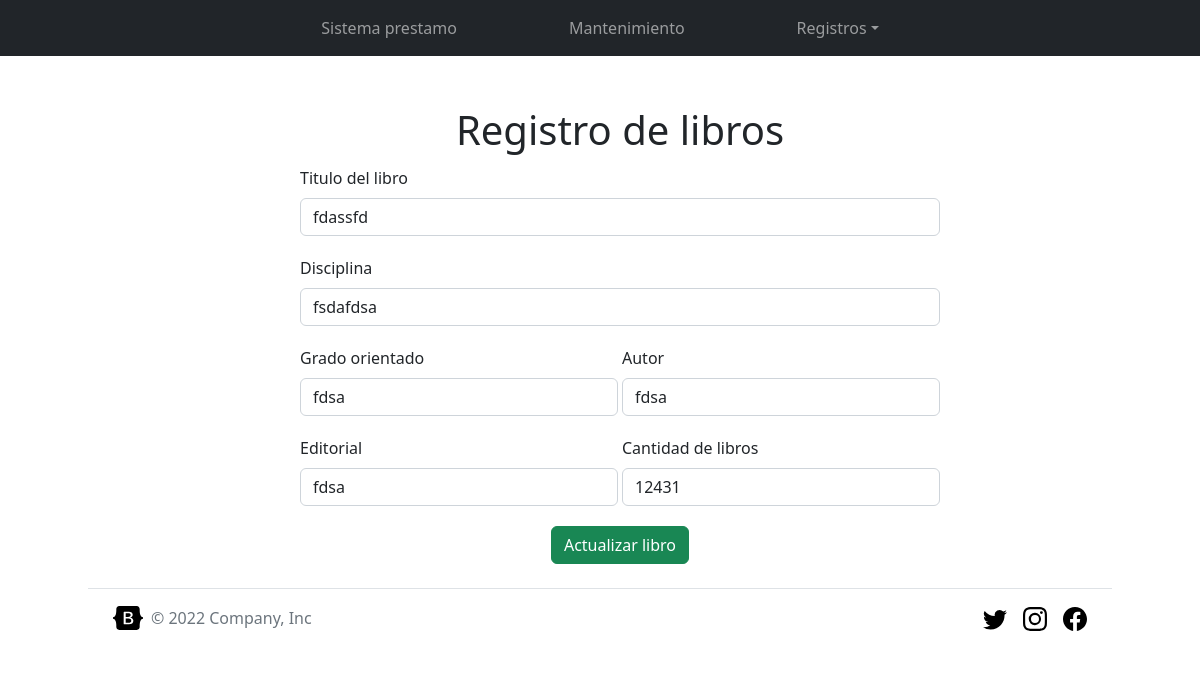
Before: /Views/update_book.php?id=0 with the older database file.
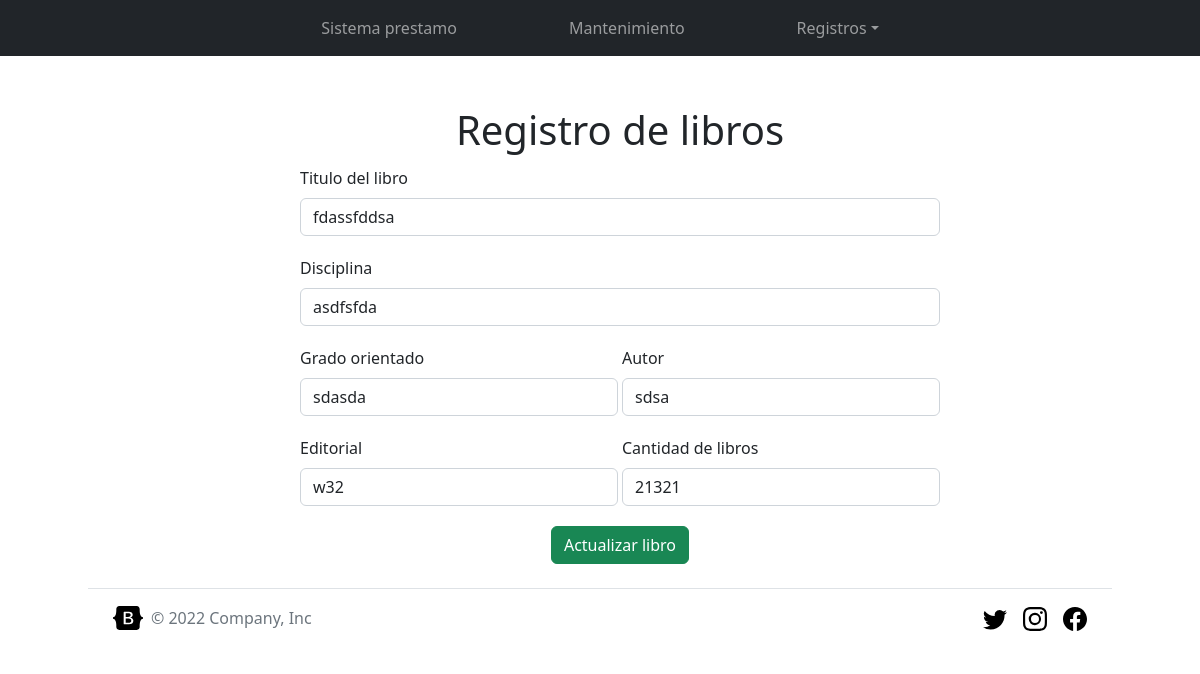
After: the same page with the newer database file.
### tables this page shows
CREATE TABLE `register_books` (
  `id_book` int(11) NOT NULL,
  `title_book` varchar(255) NOT NULL,
  `discipline_book` varchar(255) NOT NULL,
  `level_book` varchar(255) NOT NULL,
  `author_book` varchar(255) NOT NULL,
  `editorial_book` varchar(255) NOT NULL,
  `amount_book` int(100) NOT NULL
);

### Controllers/Book_Controller.php (called while the page is built, shortened)
<?php
require_once("../Models/book_model.php");
class Book_Controller{
    private $book;
    public function __construct(){
        $this->book = new book_model();
    }
    public function read(){
        return $this->book->read();
    }
}

### Models/book_model.php (called while the page is built, shortened)
<?php
require_once("Model.php");
class book_model extends Model
{
    public function read($id = "")
    {
        if ($id != "") {
            $query = "SELECT * FROM register_books WHERE id_book = $id";
        } else {
            $query = "SELECT * FROM register_books";
        }
        $results = $this->get_query($query);
        array_pop($results);
        return $results;
    }
}

### Models/Model.php (called while the page is built, shortened)
<?php
abstract class Model {
    private static $db_host = "localhost";
    private static $db_user = "root";
    private static $db_pass = "";
    private static $db_charset = "utf8";
    private static $db_name = "loan_system";
    private $conn;
    protected $rows = [];
    private function db_open(){
        $this->conn = new mysqli(
            self::$db_host,
            self::$db_user,
            self::$db_pass,
            self::$db_name
        );
        $this->conn->set_charset(self::$db_charset);
    }
    protected function get_query($query){
        $result = $this->conn->query($query);
        while($this->rows[] = $result->fetch_assoc());
        return $this->rows;
    }
}

### Views/update_book.php (the view, shortened to what this page needs)
<?php
require('../Controllers/Book_Controller.php');
$controller = new Book_Controller();
$books_array = $controller->read();
?>
<?php include('./header.php'); ?>
<?php include('./nav-bar.php') ?>
<main>
    <div class="container_form">
        <form class="row g-1"  method="POST">
            <h1 class="text-center">Registro de libros</h1>
            <div class="form-group mb-3">
                <label for="book" class="form-label">Titulo del libro</label>
                <input type="text" class="form-control" id="title_book" name="title_book" value="<?php echo $books_array[$_GET['id']]['title_book']; ?>">
            </div>
            <div class="form-group mb-3">
                <label for="book" class="form-label">Disciplina</label>
                <input type="text" class="form-control" id="discipline_book" name="discipline_book" value="<?php echo $books_array[$_GET['id']]["discipline_book"]; ?>">
            </div>
            <div class="form-group mb-3 col-md-6">
                <label for="book" class="form-label">Grado orientado</label>
                <input type="text" class="form-control" id="level_book" name="level_book" value="<?php echo $books_array[$_GET['id']]["level_book"]; ?>">
            </div>
            <div class="form-group mb-3 col-md-6">
                <label for="book" class="form-label">Autor</label>
                <input type="text" class="form-control" id="author_book" name="author_book" value="<?php echo $books_array[$_GET['id']]["author_book"]; ?>">
            </div>
            <div class="form-group mb-3 col-md-6">
                <label for="book" class="form-label">Editorial</label>
                <input type="text" class="form-control" id="editorial_book" name="editorial_book" value="<?php echo $books_array[$_GET['id']]["editorial_book"]; ?>">
            </div>
            <div class="form-group mb-3 col-md-6">
                <label for="cantidad_libros" class="form-label">Cantidad de libros</label>
                <input type="number" class="form-control" id="amount_book" name="amount_book" value="<?php echo $books_array[$_GET['id']]["amount_book"]; ?>" required />
            </div>
            <div class="text-center">
                <input type="submit" name="update_book" class="btn btn-success btn-block" value="Actualizar libro" />
            </div>
        </form>
    </div>
</main>
<?php include('./footer.php'); ?>

Changed rows visible on the page:
removed register_books: title_book "fdassfd", discipline_book "fsdafdsa", level_book "fdsa", author_book "fdsa", editorial_book "fdsa", amount_book "12431"
added register_books: title_book "fdassfddsa", discipline_book "asdfsfda", level_book "sdasda", author_book "sdsa", editorial_book "w32", amount_book "21321"
